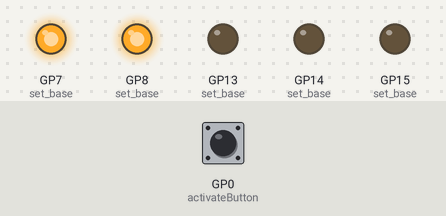
Bench run of a program on a simulated Raspberry Pi Pico running MicroPython. Shown: output pins drawn as LEDs (lit = HIGH). The test bench sets the inputs (shaded band); at power-on: GP0 (activateButton) LOW.

Above: at 1.2 s.
1.3 s: GP0 (activateButton) pulled HIGH for 0.15 s
At 1.9 s:
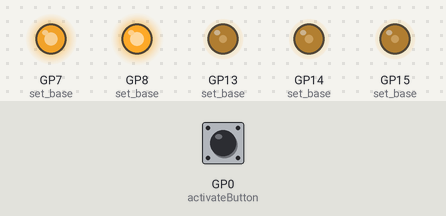
Timing chart, 0 to 4.3 s (numbered marks = the images above; inputs shaded):
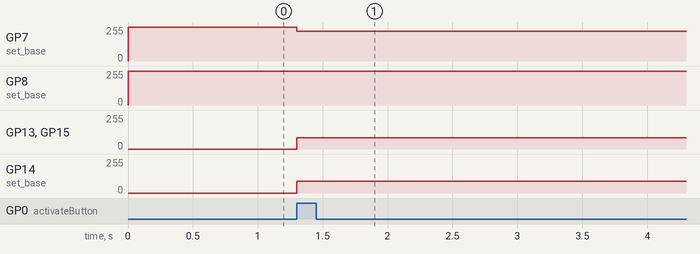

The program:

pico-vgasync.py
```python
"""
Horizontal SYNC
Running the statemachine at 25MHz approximates the 25.175MHz pixel frequency.
We can then count cycles to determine the amount of pixels drawn, which should add up to 800px.
We simply pull the hsync pin down for 96px (~3.84us)
then set high for the remaining 704px (~28.16us)

Vertical SYNC
1 line = 800px, we divide the pixel frequency by 800 to get the line frequency (31250)
We then count cycles to determine the number of lines drawn.
"""
from machine import Pin
from rp2 import PIO, StateMachine, asm_pio

### set up PIO programs::
@asm_pio(set_init=PIO.OUT_HIGH)
def hsync():
    # counts pixels
    wait(1, pin, 0)
    wrap_target()
    set(pins, 0)    [31]        # sets hpulse pin low, begin hpulse (96px)
    nop()           [31]
    nop()           [31]
    set(pins, 1)    [15]        # sets hpulse pin high, hsync ends, backporch starts (48px)
    set(x, 9)      [31]         # backporch ends
    label("visiblePix")         # begin visible area (640px)
    nop()           [31]
    nop()           [30]
    jmp(x_dec, "visiblePix")    # jumps to "visiblePix" if x register is nonzero
    nop()           [15]        # visible area ends, wait for frontporch (16px)
    wrap()                      # go to 'wrap_target()'

@asm_pio(set_init=PIO.OUT_HIGH)
def vsync():
    # counts lines
    wait(1, pin, 0)
    wrap_target()
    set(pins, 0)    [1]         # sets vpulse pin low, begin vsync (2 lines)
    set(pins, 1)    [31]        # sets vpulse pin high, vsync ends, backporch starts (33 lines)
    set(y, 14)                  # backporch ends
    label("visibleLines")       # begin visible area (480 lines)
    nop()           [30]
    jmp(y_dec, "visibleLines")
    nop()           [9]         # visible area ends, wait for frontporch (10 lines)
    wrap()

@asm_pio(set_init=PIO.OUT_LOW)
def redVideo():
    wait(1, pin, 0)
    wrap_target()
    nop()           [31]
    nop()           [31]
    nop()           [31]
    nop()           [15]        # blanking period ends
    set(x, 9)       [31]        # backporch ends
    label("visiblePix")         # begin visible area (640px)
    set(pins, 1)           [20]
    set(pins, 0)           [20]
    set(pins, 0)           [20]
    jmp(x_dec, "visiblePix")
    set(pins, 0)           [15] # begin blanking period (160px)
    wrap()

@asm_pio(set_init=PIO.OUT_LOW)
def greenVideo():
    wait(1, pin, 0)
    wrap_target()
    nop()           [31]
    nop()           [31]
    nop()           [31]
    nop()           [15]        # blanking period ends
    set(x, 9)       [31]        # backporch ends
    label("visiblePix")         # begin visible area (640px)
    set(pins, 0)           [20]
    set(pins, 1)           [20]
    set(pins, 0)           [20]
    jmp(x_dec, "visiblePix")
    set(pins, 0)           [15] # begin blanking period (160px)
    wrap()

@asm_pio(set_init=PIO.OUT_LOW)
def blueVideo():
    wait(1, pin, 0)
    wrap_target()
    nop()           [31]
    nop()           [31]
    nop()           [31]
    nop()           [15]
    set(x, 9)       [31]        # blanking period ends
    label("visiblePix")         # begin visible area (640px)
    set(pins, 0)           [20]
    set(pins, 0)           [20]
    set(pins, 1)           [20]
    jmp(x_dec, "visiblePix")
    set(pins, 0)           [15] # begin blanking period (160px)
    wrap()

### configure and run PIO StateMachines::
activateButton = Pin(0, Pin.IN, Pin.PULL_DOWN)

## Initilize and configure sync pulse StateMachines
hsync_sm = StateMachine(0, hsync, freq=25000000, set_base=Pin(7), in_base=Pin(0))
# running hsync program on SM0, syncpulse pin is set to 7
vsync_sm = StateMachine(1, vsync, freq=31250, set_base=Pin(8), in_base=Pin(0))
# running vsync program on SM1, syncpulse pin is set to 8


## Initilize and configure video signal StateMachines
red_sm = StateMachine(2, redVideo, freq=25000000, set_base=Pin(15), in_base=Pin(0))
# running redVideo program on SM2, red is set to pin 15
green_sm = StateMachine(4, greenVideo, freq=25000000, set_base=Pin(13), in_base=Pin(0))
# running greenVideo program on SM4, green is set to pin 13
blue_sm = StateMachine(5, blueVideo, freq=25000000, set_base=Pin(14), in_base=Pin(0))
# running blueVideo program on SM5, red is set to pin 14

## Activate sync pulse StateMachines
hsync_sm.active(1)
vsync_sm.active(1)

demo = 1 # 0
# Activate color demo
red_sm.active(demo)
green_sm.active(demo)
blue_sm.active(demo)
```

Measured:
- after the input at 1.3 s, GP7 (set_base): 255/255 → 224/255 at once; GP8 (set_base): 255/255 → 254/255 at once; GP13 (set_base), GP15 (set_base): 0/255 → 84/255 at once; GP14 (set_base): 0/255 → 88/255 at once
